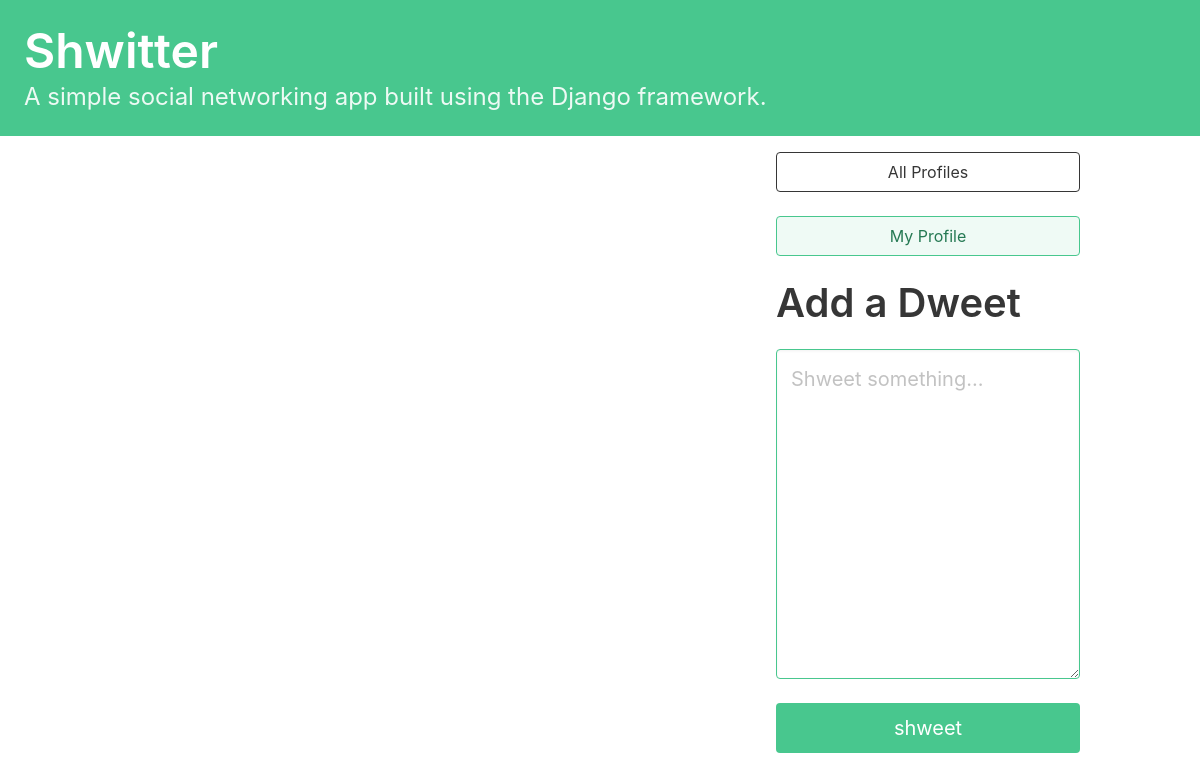
The app's page / (signed in), older data.
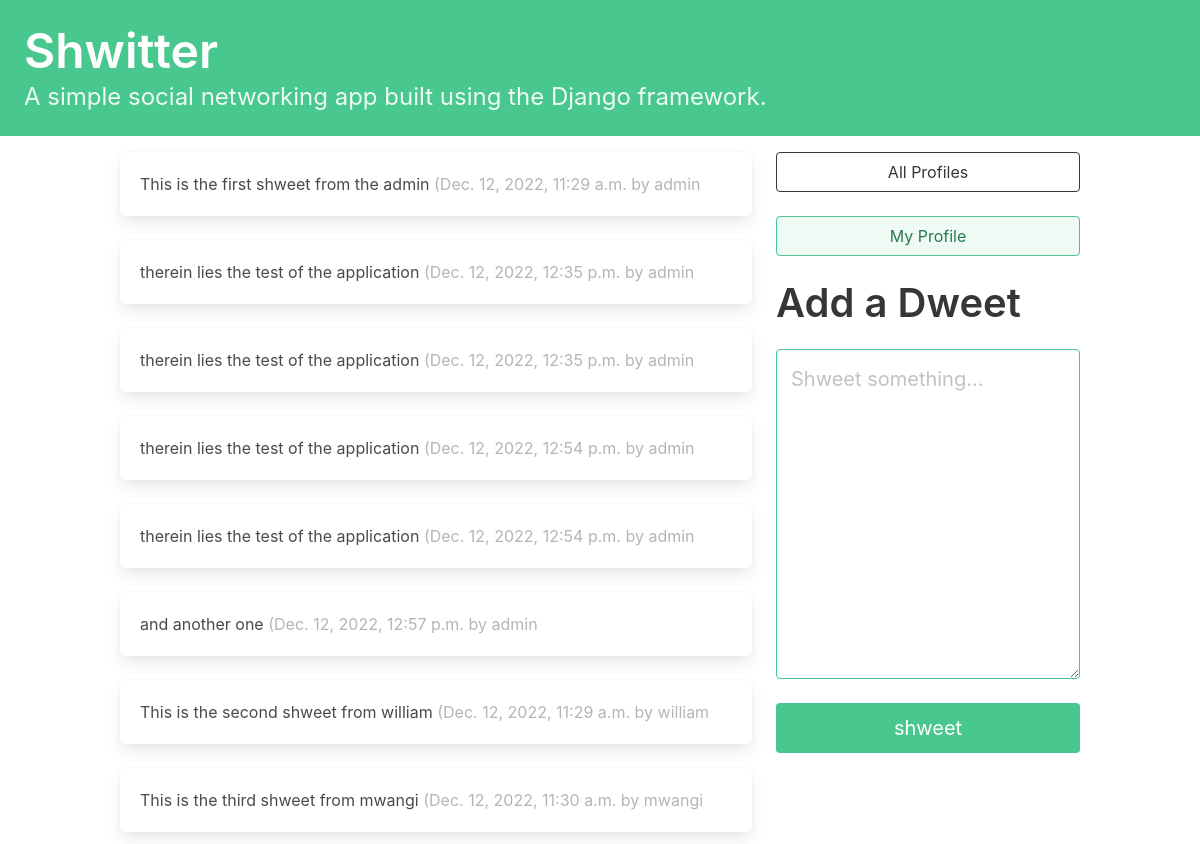
The same page, newer data.
### shwitterApp/models.py (models this page shows, shortened)
class Shweet(models.Model):
    user = models.ForeignKey(
        User, related_name="shweets", on_delete=models.DO_NOTHING)
    body = models.CharField(max_length=140)
    created_at = models.DateTimeField(auto_now_add=True)

### shwitterApp/views.py (the view)
# urls.py: path("", dashboard, name="dashboard"),
def dashboard(request):
    form = ShweetForm(request.POST or None)
    if request.method == "POST":
        if form.is_valid():
            shweet = form.save(commit=False)
            shweet.user = request.user
            shweet.save()
            return redirect("shwitterApp:dashboard")
    return render(request, "shwitter/dashboard.html", {"form": form})

### shwitterApp/forms.py
class ShweetForm(forms.ModelForm):
    body = forms.CharField(
        required=True,
        widget=forms.widgets.Textarea(
            attrs={
                "placeholder": "Shweet something...",
                "class": "textarea is-success is-medium",
            }
        ),
        label="",
        )
    class Meta:
        model = Shweet
        exclude = ("user", )

### shwitterApp/templates/shwitter/dashboard.html (shortened to what this page needs)
{% extends 'base.html' %}
{% block content %}
<div class="column">
    {% for followed in user.profile.follows.all %}
        {% for shweet in followed.user.shweets.all %}
            <div class="box">
                {{ shweet.body }}
                <span class="is-small has-text-grey-light">
                    ({{ shweet.created_at }} by {{ shweet.user.username }}
                </span>
            </div>
        {% endfor %}
    {% endfor %}
</div>
<div class="column is-one-third">
    <div class="block">
        <a href="{% url 'shwitterApp:profile_list' %} ">
            <button class="button is-dark is-outlined is-fullwidth">
                All Profiles
            </button>
        </a>
    </div>
    <div class="block">
        <a href="{% url 'shwitterApp:profile' request.user.profile.id %} ">
            <button class="button is-success is-light is-outlined is-fullwidth">
                My Profile
            </button>
        </a>
    </div>
    <div class="block">
        <div class="block">
            <h2 class="title is-2">Add a Dweet</p>
        </div>
    <div class="block">
    <form method="post">
        {{ form.as_p }}
        <button class="button is-success is-fullwidth is-medium mt-5"
        type="submit">shweet
        </button>
    </form>
    </div>
</div>
</div>
{% endblock content %}

### shwitterApp/templates/base.html (shortened to what this page needs)
<!DOCTYPE html>
<html lang="en">
<head>
    <link rel="stylesheet"
          href="https://cdn.jsdelivr.net/npm/bulma@0.9.3/css/bulma.min.css">
</head>
<body>
    <a href="{% url 'shwitterApp:dashboard' %}">
    <section class="hero is-small is-success mb-4">
        <div class="hero-body">
            <h1 class="title is-1">Shwitter</h1>
            <p class="subtitle is-4">
                A simple social networking app built using the Django framework.
            </p>
        </div>
    </section>
    </a>
    <div class="container">
        <div class="columns">
            {% block content %}
            {% endblock content %}
        </div>
    </div>
</body>
</html>

Row changes from the older to the newer data that the page shows:
added Shweet: body "This is the first shweet from the admin", created_at "Dec. 12, 2022, 11:29 a.m.", user.username "admin"
added Shweet: body "therein lies the test of the application", created_at "Dec. 12, 2022, 12:35 p.m.", user.username "admin"
added Shweet: body "therein lies the test of the application", created_at "Dec. 12, 2022, 12:35 p.m.", user.username "admin"
added Shweet: body "therein lies the test of the application", created_at "Dec. 12, 2022, 12:54 p.m.", user.username "admin"
added Shweet: body "therein lies the test of the application", created_at "Dec. 12, 2022, 12:54 p.m.", user.username "admin"
added Shweet: body "and another one", created_at "Dec. 12, 2022, 12:57 p.m.", user.username "admin"
added Shweet: body "This is the second shweet from william", created_at "Dec. 12, 2022, 11:29 a.m.", user.username "william"
added Shweet: body "This is the third shweet from mwangi", created_at "Dec. 12, 2022, 11:30 a.m.", user.username "mwangi"
